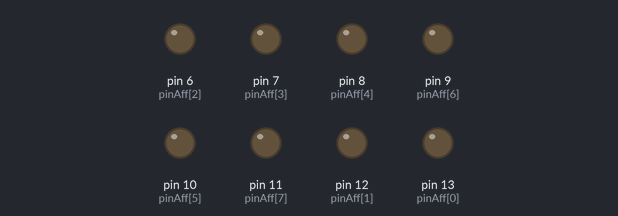
The sketch below on a simulated Arduino Uno, built with avr-gcc and run on an emulated ATmega328P. Shown: output pins drawn as LEDs (lit = HIGH). Pins used as bus, display or sensor lines are not drawn.

Above: at 0.1 s.
At 0.75 s:
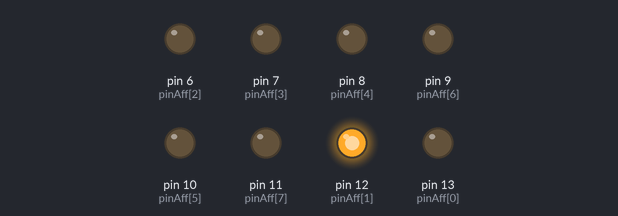
At 1.6 s:
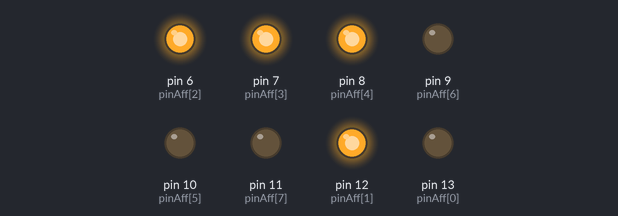
At 2.2 s:
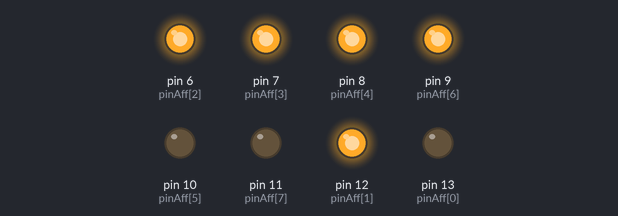
Timing chart, 0 to 3.7 s (numbered marks = the images above):
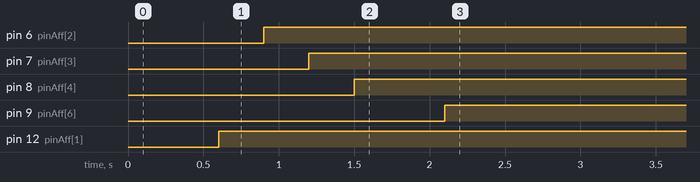

Measured:
- by itself, pin 6 (pinAff[2]): LOW → HIGH at 0.90 s
- by itself, pin 7 (pinAff[3]): LOW → HIGH at 1.2 s
- by itself, pin 8 (pinAff[4]): LOW → HIGH at 1.5 s
- by itself, pin 9 (pinAff[6]): LOW → HIGH at 2.1 s
- by itself, pin 12 (pinAff[1]): LOW → HIGH at 0.60 s

The sketch:

tp2_ex1_avec_fonction.ino
```cpp
const char pinMux = 4;
const char pinAff[8]={13,12,6,7,8,10,9,11};
const char masques[8]={1,2,4,8,16,32,64,128};                      // Liste des masques pour obtenir l'état d'un seul segment

const unsigned char val=0x5E;                       // Mettre la bonne valeur donnée ci-dessus

void setup()
{
    char i;

    for (i=0;i<8;i++) pinMode(pinAff[i],OUTPUT);    // Déclaration des 8 sorties des afficheurs
    pinMode(pinMux,OUTPUT);                         // + sortie de multiplexage (choix de l'afficheur)
    digitalWrite(pinMux,1);                         // sur l'afficheur 1
}

void affiche(char val) {
    char i;
    unsigned char c;

    for (i=0;i<8;i++)
    {
          delay(300);                               // Inutile ! permet de ralentir pour éventuellement trouver les erreurs
          c = val & masques[i] ;                               // c dépend de val,masques et du segment qui nous intéresse (donc i)
          if (c == 0 ) digitalWrite(pinAff[i],0);        // Modifie successivement l'état des segments a (ou patte 13)
                else digitalWrite(pinAff[i],1);           // puis b (ou patte 12) ... selon la valeur de c
    }
}

void loop()
{
  affiche(val);
}
```
